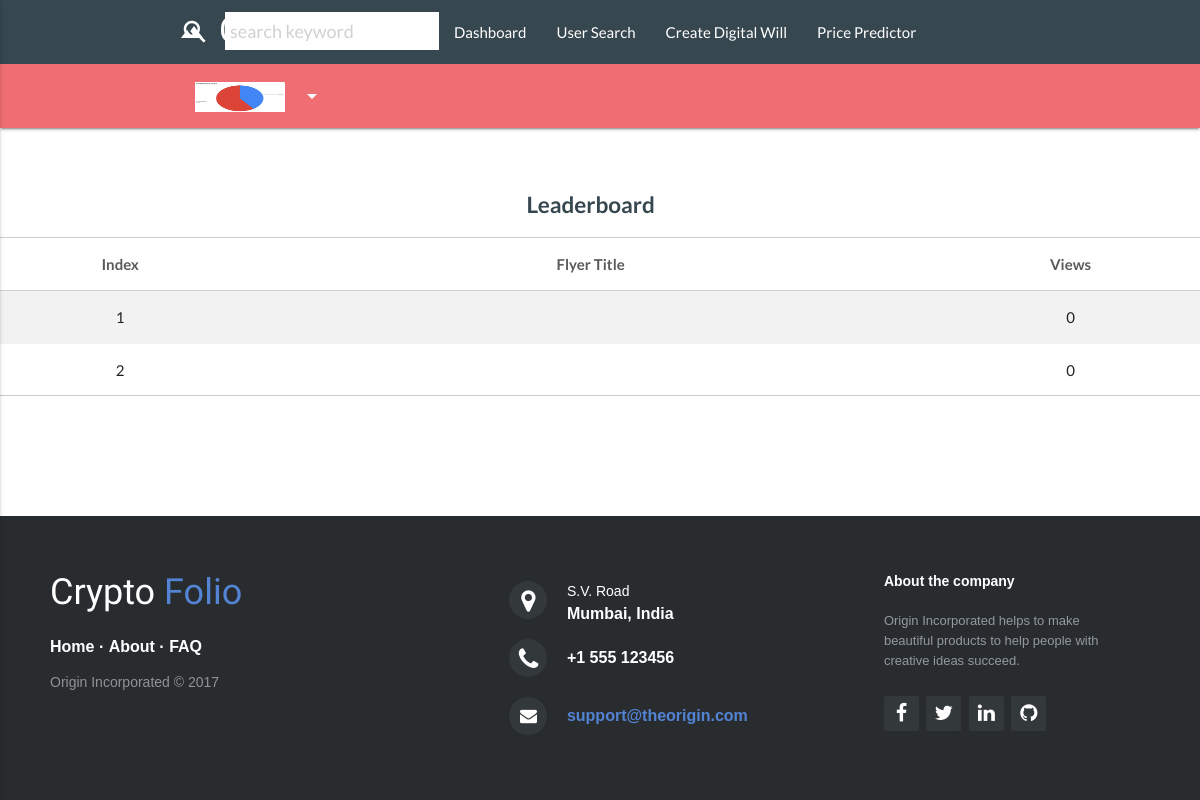
Page /leaderboard/ (signed in) on the committed database.
### authen/models.py (models this page shows, shortened)
class Profile(models.Model):
    user = models.OneToOneField(User, on_delete=models.CASCADE)
    description1 = models.IntegerField(default=0, blank=True, null=True)
    description2 = models.IntegerField(default=0, blank=True, null=True)
    description3 = models.IntegerField(default=0, blank=True, null=True)
    cryptoname = models.CharField(max_length=500, blank=True, null=True)
    email = models.EmailField(unique=True)
    bio = models.CharField(max_length=500, blank=True, null=True)
    profile_pic = models.ImageField(
        default='media/mainpage4.jpg', blank=True, null=True)
    confirmhash = models.CharField(max_length=100, blank=True, null=True)

### explore/models.py (models this page shows, shortened)
class Flyer(models.Model):
    creater = models.ForeignKey(Profile, on_delete=models.CASCADE)
    owner=models.CharField(max_length=500)
    username=models.CharField(max_length=500)
    percentage = models.IntegerField(default=0)
    viewcount = models.IntegerField(default=0)

### TMS/views.py (the view)
# urls.py: url(r'^leaderboard/', views.leaderboard),
def leaderboard(request):
      if request.user.is_authenticated:
        pr = Profile.objects.get(user=request.user)
        fly = Flyer.objects.all()
        return render(request, 'leaderboard.html', {'profile': pr, 'list':fly})

### templates/leaderboard.html (shortened to what this page needs)
{% extends 'navbar.html' %} {% load static %} {% block content %}
<link rel="stylesheet" href="http://maxcdn.bootstrapcdn.com/font-awesome/4.2.0/css/font-awesome.min.css">
<link rel="stylesheet" href="{% static 'authen/css/style.css' %}">
<link rel="stylesheet" href="{% static 'authen/css/footer-distributed-with-address-and-phones.css' %}">
<br><br>
  <table class="striped centered highlight">
        <thead>
          <tr> <th></th>
              <th style="color:#37474f; font-size: 1.5em;">Leaderboard</th>
          </tr>
        </thead> <thead>
          <tr>
              <th>Index</th>
              <th>Flyer Title</th>
              <th>Views</th>
          </tr>
        </thead>
        <tbody>
   {% for i in list.all|dictsortreversed:"viewcount" %}
   <tr>
     <td><a class="ref" href="/dashboard/location/{{ i.title }}/"> {{ forloop.counter }}</a></td>
      <td> <a class="ref" href="/dashboard/location/{{ i.title }}/"> {{ i.title }}</a></td>
       <td> <a class="ref" href="/dashboard/location/{{ i.title }}/">{{ i.viewcount }}</a></td>
          </tr>
   {% endfor %}
        </tbody>
      </table>
<hr>
<br>
{% endblock content %}

### templates/navbar.html (shortened to what this page needs)
<!DOCTYPE html>
<html lang="en">
{% load static %}
<head>
    <link rel="stylesheet" href="{% static 'src/public/css/libs/sweetalert.css' %}">
    <link rel="stylesheet" href="{% static 'src/public/css/app.css' %}">
    <link rel="stylesheet" href="{% static 'src/public/css/navigation.css' %}">
    <link rel="stylesheet" href="{% static 'src/public/css/libs/typeahead.css' %}">
    <link rel="stylesheet" href="{% static 'src/public/css/lity.css' %}">
    <link rel="stylesheet" href="http://maxcdn.bootstrapcdn.com/font-awesome/4.2.0/css/font-awesome.min.css">
    <link rel="stylesheet" href="https://cdnjs.cloudflare.com/ajax/libs/animate.css/3.5.2/animate.min.css">
    <link type="text/css" rel="stylesheet" href="{% static 'authen/css/materialize.min.css' %}" media="screen,projection" />
    <link rel="stylesheet" href="{% static 'authen/css/font-awesome.min.css' %}">
    <link rel="stylesheet" href="{% static 'explore/css/footer-distributed-with-address-and-phones.css' %}">
    <link rel="stylesheet" href="http://maxcdn.bootstrapcdn.com/font-awesome/4.2.0/css/font-awesome.min.css">
</head>
<body>
    <nav class="nav-extended">
        <div class="nav-wrapper blue-grey darken-3">
            <div class="container">
                <a href="/home/" class="brand-logo"><i class="large material-icons">landscape</i><span id="logo1">Crypto</span><span id="logo2">Folio</span></a>
                <ul class="right hide-on-med-and-down">
                     {% if profile  %}
                      <li>
                   <div class="searcher" style="margin-bottom: -12px;">
                      <div class="col s12 " >
                        <div class="" id="topbarsearch">
                          <div class="input-field col s6 s12 black-text" >
                            <i class="white-text material-icons prefix">search</i>
                            <input type="text" placeholder="search keyword" id="autocomplete-input" class="autocomplete black-text" style="background-color: white;padding-left: 5px;" >
                            </div>
                          </div>
                        </div>
                      </div>
                  </li>
                     <li><a href="/dashboard/home/">Dashboard</a></li>
                      <li><a href="/friends/">User Search</a></li>
                      {% endif %}
                     <li>
            <a href="/dashboard/will/">Create Digital Will</a>
        </li>
                    <li><a href="/dashboard/predict/">Price Predictor</a></li>
                    {% if profile  %}
                        {% if profile.profile_pic %}
                        <li id="profilepic"><a class="dropdown-button" href="#!" data-activates="dropdown1" data-beloworigin="true"><img style = " height : 30px; width: 90px; margin-bottom: -10px;" src="{{ profile.profile_pic.url }}"><i class="material-icons right">arrow_drop_down</i></a></li>
                        {% endif %}
                    {% else %}
                        <li><a href="/authen/login/">Log In</a></li>
                        <li><a href="/authen/register/">Sign Up</a></li>
                    {% endif %}
                </ul>
        <a href="#" data-activates="slide-out" class="button-collapse"><i class="material-icons">menu</i></a>      </div>
        </div>
    </nav>
    {% block content %} {% endblock content %}
    <footer class="footer-distributed">
        <div class="footer-left">
            <h3>Crypto
                <span>Folio</span>
            </h3>
            <p class="footer-links">
                <a href="/home/">Home</a> ·
                <a href="/about/">About</a> ·
                <a href="/faq/">FAQ</a>
            </p>
            <p class="footer-company-name">Origin Incorporated &copy; 2017</p>
        </div>
        <div class="footer-center">
            <div>
                <i class="fa fa-map-marker"></i>
                <p>
                    <span>S.V. Road</span> Mumbai, India</p>
            </div>
            <div>
                <i class="fa fa-phone"></i>
                <p>+1 555 123456</p>
            </div>
            <div>
                <i class="fa fa-envelope"></i>
                <p>
                    <a href="mailto:support@company.com">support@theorigin.com</a>
                </p>
            </div>
        </div>
        <div class="footer-right">
            <p class="footer-company-about">
                <span>About the company</span> Origin Incorporated helps to make beautiful products to help people with creative
                ideas succeed.
            </p>
            <div class="footer-icons">
                <a href="#">
                    <i class="fa fa-facebook"></i>
                </a>
                <a href="#">
                    <i class="fa fa-twitter"></i>
                </a>
                <a href="#">
                    <i class="fa fa-linkedin"></i>
                </a>
                <a href="#">
                    <i class="fa fa-github"></i>
                </a>
            </div>
        </div>
    </footer>
</body>
</html>

### explore/static/src/public/css/app.css (style rules this page uses)
body, html { font-family: 'Lato', sans-serif; text-rendering: optimizeLegibility !important; -webkit-font-smoothing: antialiased !important; color: #5a5a5a; }
a { text-decoration: none; color: #ccc; }
ul, ol { padding: 0; webkit-padding: 0; moz-padding: 0; }
img { max-width: 100%; }
input[type=text] { padding: 8px; }

### explore/static/src/public/css/libs/typeahead.css (style rules this page uses)
button,input,optgroup,select,textarea { color:inherit;font:inherit;margin:0 }
input { line-height:normal }

### explore/static/explore/css/footer-distributed-with-address-and-phones.css (style rules this page uses)
.footer-distributed { background-color: #292c2f; box-shadow: 0 1px 1px 0 rgba(0, 0, 0, 0.12); box-sizing: border-box; width: 100%; text-align: left; font: bold 16px sans-serif; padding: 55px 50px; margin-top: 80px; }
.footer-distributed .footer-left, .footer-distributed .footer-center, .footer-distributed .footer-right { display: inline-block; vertical-align: top; }
.footer-distributed .footer-left { width: 40%; }
.footer-distributed h3 { color: #ffffff; font: normal 36px 'Cookie', cursive; margin: 0; }
.footer-distributed h3 span { color: #5383d3; }
.footer-distributed .footer-links { color: #ffffff; margin: 20px 0 12px; padding: 0; }
.footer-distributed .footer-links a { display:inline-block; line-height: 1.8; text-decoration: none; color: inherit; }
.footer-distributed .footer-company-name { color: #8f9296; font-size: 14px; font-weight: normal; margin: 0; }
.footer-distributed .footer-center { width: 35%; }
.footer-distributed .footer-center i { background-color: #33383b; color: #ffffff; font-size: 25px; width: 38px; height: 38px; border-radius: 50%; text-align: center; line-height: 42px; margin: 10px 15px; vertical-align: middle; }
.footer-distributed .footer-center i.fa-envelope { font-size: 17px; line-height: 38px; }
.footer-distributed .footer-center p { display: inline-block; color: #ffffff; vertical-align: middle; margin:0; }
.footer-distributed .footer-center p span { display:block; font-weight: normal; font-size:14px; line-height:2; }
.footer-distributed .footer-center p a { color: #5383d3; text-decoration: none;; }
.footer-distributed .footer-right { width: 20%; }
.footer-distributed .footer-company-about { line-height: 20px; color: #92999f; font-size: 13px; font-weight: normal; margin: 0; }
.footer-distributed .footer-company-about span { display: block; color: #ffffff; font-size: 14px; font-weight: bold; margin-bottom: 20px; }
.footer-distributed .footer-icons { margin-top: 25px; }
.footer-distributed .footer-icons a { display: inline-block; width: 35px; height: 35px; cursor: pointer; background-color: #33383b; border-radius: 2px; font-size: 20px; color: #ffffff; text-align: center; line-height: 35px; margin-right: 3px; margin-bottom: 5px; }

### authen/static/authen/css/style.css (style rules this page uses)
body { display: flex; flex-direction: column; }
#logo1 { color: #ffffff; font: normal 35px 'Cookie', cursive; }
#logo2 { color: #5383d3; font:normal 35px 'Cookie', cursive; }
.brand-logo { font-size: 1.7em !important; }
.footer-distributed { margin: 0 !important; }

### templates/leaderboard.html (style rules this page uses)
.footer-distributed { position:fixed; bottom:0; }
hr { display: block; height: 1px; border: 0; border-top: 1px solid #ccc; margin: 1em 0; margin-top: -1px; padding: 0; }
a.ref { color: #212121 !important; }

### templates/navbar.html (style rules this page uses)
body { display: flex; min-height: 100vh; flex-direction: column; }

### rows in the picture
Profile: profile_pic (picture)
Flyer: viewcount "0"
Flyer: viewcount "0"
